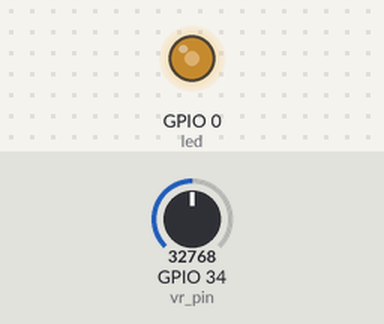
Simulated run of this program. Board: ESP32 board running MicroPython. Shown: output pins drawn as LEDs (lit = HIGH). The inputs (shaded band) are chosen by the test bench; at power-on: GPIO 34 (vr_pin) = 32768 (analog values on the 0–65535 scale).

Above: at 1.2 s.
1.3 s: GPIO 34 (vr_pin) set to 45874
At 1.9 s:
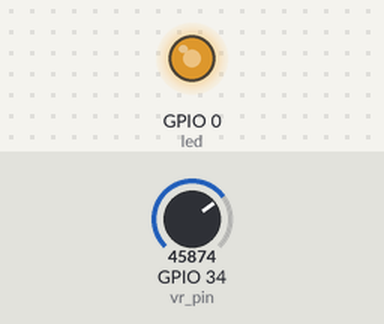
2.8 s: GPIO 34 (vr_pin) set to 57670
At 4.0 s:
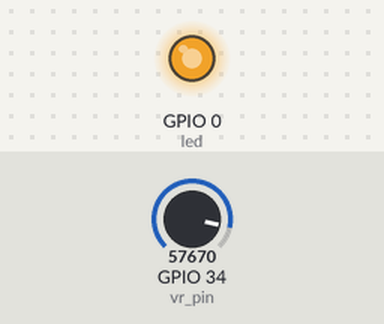
4.3 s: GPIO 34 (vr_pin) set to 7864
At 5.4 s:
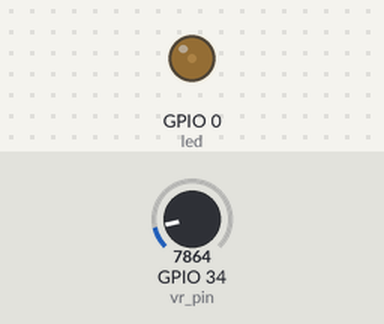
5.8 s: GPIO 34 (vr_pin) set to 0
At 6.5 s:
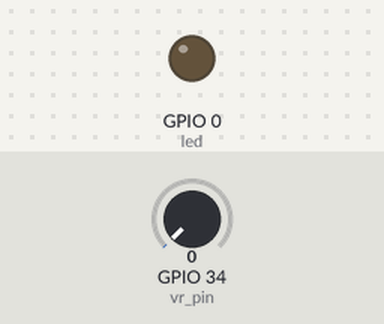
Timing chart, 0 to 8.3 s (numbered marks = the images above; inputs shaded):
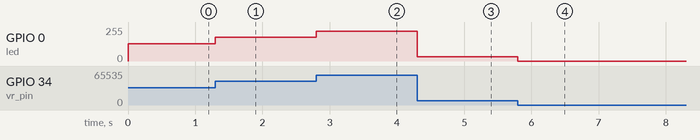

Measured:
- after the input at 1.3 s, GPIO 0 (led): 128/255 → 178/255 at once
- after the input at 2.8 s, GPIO 0 (led): 178/255 → 224/255 at once
- after the input at 4.3 s, GPIO 0 (led): 224/255 → 31/255 at once
- after the input at 5.8 s, GPIO 0 (led): 31/255 → 0/255 at once

The program:

main.py
```python
from machine import Pin
from machine import PWM
from machine import ADC

# Jadikan Pin 0 sebagai PWM.
# Matikan LED, 100% OFF
led = PWM(Pin(0), duty_u16=65535)

# VR (A0) tersambung ke Pin 34.
vr_pin = Pin(34)

# Karena VR adalah analog maka harus disambungkan ke ADC terlebih dahulu agar bisa dibaca.
# Note: Tidak semua pin ESP32 ada ADC.
vr = ADC(vr_pin)
# Atur atenuasi sesuai range voltase yang akan dibaca.
# Atenuasi 11db untuk 150mV s/d 2450mv.
vr.atten(ADC.ATTN_11DB)

# Infinite loop
while True:
    # Akan hasilkan bacaan dari 0 s/d 65535, bisa langsung dijadikan duty cycle.
    duty_cycle = vr.read_u16()
    led.duty_u16(duty_cycle)
```
